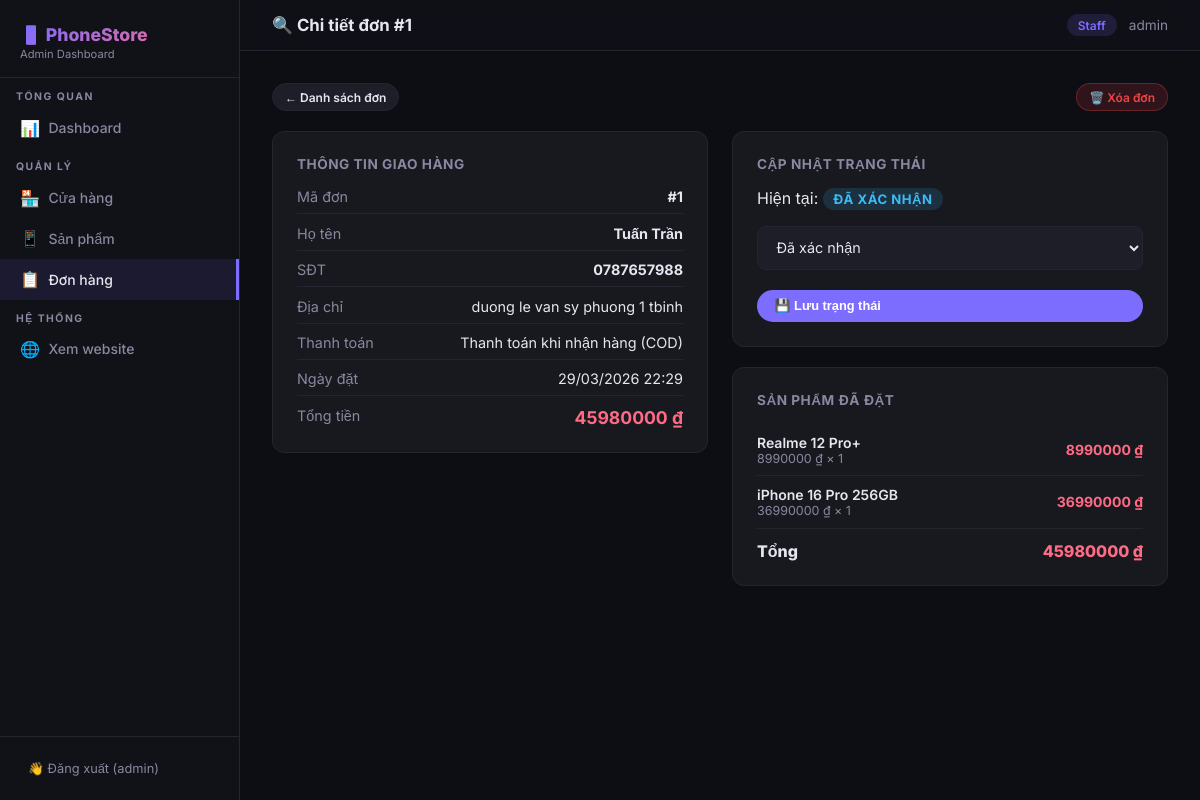
The page /dashboard/orders/1/ (signed in) on the database its author committed.
### stores/models.py (models this page shows, shortened)
class Order(models.Model):
    STATUS_CHOICES = [
        ('pending', 'Chờ xác nhận'),
        ('confirmed', 'Đã xác nhận'),
        ('shipping', 'Đang giao'),
        ('delivered', 'Đã giao'),
        ('cancelled', 'Đã hủy'),
    ]
    PAYMENT_CHOICES = [
        ('cod', 'Thanh toán khi nhận hàng (COD)'),
        ('bank', 'Chuyển khoản ngân hàng'),
        ('momo', 'Ví MoMo'),
    ]
    user = models.ForeignKey(User, on_delete=models.SET_NULL, null=True, blank=True, verbose_name='Người đặt')
    full_name = models.CharField(max_length=100, verbose_name='Họ và tên')
    phone = models.CharField(max_length=20, verbose_name='Số điện thoại')
    address = models.TextField(verbose_name='Địa chỉ giao hàng')
    note = models.TextField(blank=True, default='', verbose_name='Ghi chú')
    payment_method = models.CharField(max_length=20, choices=PAYMENT_CHOICES, default='cod', verbose_name='Phương thức thanh toán')
    status = models.CharField(max_length=20, choices=STATUS_CHOICES, default='pending', verbose_name='Trạng thái')
    total_amount = models.DecimalField(max_digits=15, decimal_places=0, default=0, verbose_name='Tổng tiền')
    created_at = models.DateTimeField(auto_now_add=True)
    updated_at = models.DateTimeField(auto_now=True)
    class Meta:
        verbose_name = 'Đơn hàng'
        verbose_name_plural = 'Đơn hàng'
        ordering = ['-created_at']

class OrderItem(models.Model):
    order = models.ForeignKey(Order, on_delete=models.CASCADE, related_name='items', verbose_name='Đơn hàng')
    product = models.ForeignKey(PhoneProduct, on_delete=models.SET_NULL, null=True, verbose_name='Sản phẩm')
    product_name = models.CharField(max_length=200, verbose_name='Tên sản phẩm')
    price = models.DecimalField(max_digits=15, decimal_places=0, verbose_name='Giá')
    quantity = models.PositiveIntegerField(default=1, verbose_name='Số lượng')
    class Meta:
        verbose_name = 'Sản phẩm trong đơn'
        verbose_name_plural = 'Sản phẩm trong đơn'
    def get_subtotal(self):
        return self.price * self.quantity

### stores/dashboard_views.py (the view, shortened to what this page needs)
# urls.py: path('dashboard/orders/<int:pk>/', dashboard_views.order_detail, name='dashboard_order_detail'),
@dashboard_required
def order_detail(request, pk):
    order = get_object_or_404(Order.objects.prefetch_related('items__product'), pk=pk)
    return render(request, 'stores/dashboard/order_detail.html', {
        'order': order, 'status_choices': Order.STATUS_CHOICES,
    })

### stores/templates/stores/dashboard/order_detail.html (shortened to what this page needs)
{% extends 'stores/dashboard/base_dashboard.html' %}
{% load humanize %}
{% block page_title %}🔍 Chi tiết đơn #{{ order.id }}{% endblock %}
{% block active_orders %}active{% endblock %}
{% block content %}
<div style="margin-bottom:1.25rem;display:flex;align-items:center;justify-content:space-between;flex-wrap:wrap;gap:.75rem">
  <a href="{% url 'dashboard_order_list' %}" class="btn btn-secondary btn-sm">← Danh sách đơn</a>
  <a href="{% url 'dashboard_order_delete' order.pk %}" class="btn btn-danger btn-sm">🗑️ Xóa đơn</a>
</div>
<div style="display:grid;grid-template-columns:1fr 1fr;gap:1.5rem;align-items:start">
  <div class="card">
    <h3 style="font-size:.85rem;font-weight:700;color:var(--muted);text-transform:uppercase;letter-spacing:.5px;margin-bottom:1rem">Thông tin giao hàng</h3>
    <div style="display:flex;flex-direction:column;gap:.65rem;font-size:.9rem">
      <div style="display:flex;justify-content:space-between;border-bottom:1px solid var(--border);padding-bottom:.5rem">
        <span style="color:var(--muted)">Mã đơn</span> <strong>#{{ order.id }}</strong>
      </div>
      <div style="display:flex;justify-content:space-between;border-bottom:1px solid var(--border);padding-bottom:.5rem">
        <span style="color:var(--muted)">Họ tên</span> <strong>{{ order.full_name }}</strong>
      </div>
      <div style="display:flex;justify-content:space-between;border-bottom:1px solid var(--border);padding-bottom:.5rem">
        <span style="color:var(--muted)">SĐT</span> <strong>{{ order.phone }}</strong>
      </div>
      <div style="display:flex;justify-content:space-between;gap:1rem;border-bottom:1px solid var(--border);padding-bottom:.5rem">
        <span style="color:var(--muted);flex-shrink:0">Địa chỉ</span>
        <span style="text-align:right">{{ order.address }}</span>
      </div>
      <div style="display:flex;justify-content:space-between;border-bottom:1px solid var(--border);padding-bottom:.5rem">
        <span style="color:var(--muted)">Thanh toán</span> <span>{{ order.get_payment_method_display }}</span>
      </div>
      <div style="display:flex;justify-content:space-between;border-bottom:1px solid var(--border);padding-bottom:.5rem">
        <span style="color:var(--muted)">Ngày đặt</span> <span>{{ order.created_at|date:"d/m/Y H:i" }}</span>
      </div>
      <div style="display:flex;justify-content:space-between">
        <span style="color:var(--muted)">Tổng tiền</span>
        <strong style="font-size:1.1rem;color:#ff6b85">{{ order.total_amount|intcomma }} ₫</strong>
      </div>
    </div>
  </div>
  <div>
    <div class="card" style="margin-bottom:1.25rem">
      <h3 style="font-size:.85rem;font-weight:700;color:var(--muted);text-transform:uppercase;letter-spacing:.5px;margin-bottom:1rem">Cập nhật trạng thái</h3>
      <div style="margin-bottom:1rem">
        Hiện tại: <span class="badge badge-{{ order.status }}" style="font-size:.82rem">{{ order.get_status_display }}</span>
      </div>
      <form method="post">
        <div class="form-group">
          <select name="status" class="form-control">
            {% for val, label in status_choices %}
            <option value="{{ val }}" {% if order.status == val %}selected{% endif %}>{{ label }}</option>
            {% endfor %}
          </select>
        </div>
        <button type="submit" class="btn btn-primary" style="width:100%">💾 Lưu trạng thái</button>
      </form>
    </div>
    <div class="card">
      <h3 style="font-size:.85rem;font-weight:700;color:var(--muted);text-transform:uppercase;letter-spacing:.5px;margin-bottom:1rem">Sản phẩm đã đặt</h3>
      {% for item in order.items.all %}
      <div style="display:flex;justify-content:space-between;align-items:center;padding:.6rem 0;border-bottom:1px solid var(--border);font-size:.875rem">
        <div>
          <div style="font-weight:600">{{ item.product_name }}</div>
          <div style="color:var(--muted);font-size:.78rem">{{ item.price|intcomma }} ₫ × {{ item.quantity }}</div>
        </div>
        <div style="font-weight:700;color:#ff6b85">{{ item.get_subtotal|intcomma }} ₫</div>
      </div>
      {% endfor %}
      <div style="display:flex;justify-content:space-between;padding-top:.75rem;font-weight:800;font-size:1rem">
        <span>Tổng</span>
        <span style="color:#ff6b85">{{ order.total_amount|intcomma }} ₫</span>
      </div>
    </div>
  </div>
</div>
{% endblock %}

### stores/templates/stores/dashboard/base_dashboard.html (shortened to what this page needs)
<!DOCTYPE html>
<html lang="vi">
<head>
</head>
<body>
<aside class="sidebar">
  <div class="sidebar-brand">
    <div class="logo">📱 PhoneStore</div>
    <small>Admin Dashboard</small>
  </div>
  <span class="nav-section">Tổng quan</span>
  <a href="{% url 'dashboard_home' %}" class="nav-item {% block active_home %}{% endblock %}">
    <span class="icon">📊</span> Dashboard
  </a>
  <span class="nav-section">Quản lý</span>
  <a href="{% url 'dashboard_store_list' %}" class="nav-item {% block active_stores %}{% endblock %}">
    <span class="icon">🏪</span> Cửa hàng
  </a>
  <a href="{% url 'dashboard_product_list' %}" class="nav-item {% block active_products %}{% endblock %}">
    <span class="icon">📱</span> Sản phẩm
  </a>
  <a href="{% url 'dashboard_order_list' %}" class="nav-item {% block active_orders %}{% endblock %}">
    <span class="icon">📋</span> Đơn hàng
  </a>
  <span class="nav-section">Hệ thống</span>
  <a href="{% url 'home' %}" class="nav-item">
    <span class="icon">🌐</span> Xem website
  </a>
  <div class="sidebar-footer">
    <a href="{% url 'logout' %}">👋 Đăng xuất ({{ request.user.username }})</a>
  </div>
</aside>
<div class="main">
  <div class="topbar">
    <span class="topbar-title">{% block page_title %}Dashboard{% endblock %}</span>
    <div class="topbar-right">
      <span class="tag">Staff</span>
      <span style="color:var(--muted)">{{ request.user.username }}</span>
    </div>
  </div>
  <div class="page-content">
    {% block content %}{% endblock %}
  </div>
</div>
</body>
</html>

### stores/templates/stores/dashboard/base_dashboard.html (style rules this page uses)
:root { --bg:#0d0d14;--sidebar:#111118;--surface:#18181f;--surface2:#1e1e28; --border:#252532;--accent:#7c6dff;--accent2:#ff6b85;--accent-glow:rgba(124,109,255,.3); --text:#e6e6f0;--muted:#8888a0;--success:#22c55e;--warn:#f59e0b;--danger:#ef4444;--info:#38bdf8; --r:12px;--sidebar-w:240px; }
*,*::before,*::after { box-sizing:border-box;margin:0;padding:0 }
body { background:var(--bg);color:var(--text);font-family:'Inter',sans-serif;display:flex;min-height:100vh }
a { color:var(--accent);text-decoration:none;transition:color .2s }
.sidebar { width:var(--sidebar-w);background:var(--sidebar);border-right:1px solid var(--border); display:flex;flex-direction:column;position:fixed;top:0;left:0;bottom:0;z-index:50;transition:transform .3s }
.sidebar-brand { padding:1.5rem 1.25rem 1rem;border-bottom:1px solid var(--border) }
.sidebar-brand .logo { font-size:1.1rem;font-weight:800;background:linear-gradient(135deg,var(--accent),var(--accent2)); -webkit-background-clip:text;-webkit-text-fill-color:transparent;background-clip:text }
.sidebar-brand small { display:block;color:var(--muted);font-size:.7rem;margin-top:.15rem }
.nav-section { padding:.75rem 1rem .25rem;font-size:.65rem;font-weight:700;text-transform:uppercase;letter-spacing:1.5px;color:var(--muted) }
.nav-item { display:flex;align-items:center;gap:.65rem;padding:.65rem 1.25rem;font-size:.875rem;font-weight:500; color:var(--muted);transition:all .2s;border-radius:0;cursor:pointer;border:none;background:none;width:100%;text-align:left }
.nav-item:hover,.nav-item.active { color:var(--text);background:rgba(124,109,255,.1);border-right:3px solid var(--accent) }
.nav-item .icon { width:18px;text-align:center;font-size:1rem }
.sidebar-footer { margin-top:auto;padding:1rem;border-top:1px solid var(--border) }
.sidebar-footer a { display:flex;align-items:center;gap:.5rem;font-size:.8rem;color:var(--muted);padding:.5rem .75rem;border-radius:8px }
.main { margin-left:var(--sidebar-w);flex:1;display:flex;flex-direction:column;min-height:100vh }
.topbar { background:rgba(17,17,24,.8);backdrop-filter:blur(16px);border-bottom:1px solid var(--border); padding:.9rem 2rem;display:flex;align-items:center;justify-content:space-between;position:sticky;top:0;z-index:40 }
.topbar-title { font-weight:700;font-size:1.05rem }
.topbar-right { display:flex;align-items:center;gap:.75rem;font-size:.85rem }
.tag { background:rgba(124,109,255,.15);color:var(--accent);padding:.2rem .7rem;border-radius:50px;font-size:.75rem;font-weight:600 }
.page-content { padding:2rem;flex:1 }
.card { background:var(--surface);border:1px solid var(--border);border-radius:var(--r);padding:1.5rem }
.btn { display:inline-flex;align-items:center;gap:.4rem;padding:.55rem 1.1rem;border-radius:50px; font-weight:600;font-size:.8rem;cursor:pointer;border:none;transition:all .2s;text-decoration:none;white-space:nowrap }
.btn-primary { background:var(--accent);color:#fff }
.btn-secondary { background:var(--surface2);color:var(--text);border:1px solid var(--border) }
.btn-danger { background:rgba(239,68,68,.15);color:var(--danger);border:1px solid rgba(239,68,68,.3) }
.btn-sm { padding:.35rem .75rem;font-size:.75rem }
.form-group { margin-bottom:1.25rem }
.form-control { width:100%;padding:.7rem .9rem;background:var(--surface2);border:1px solid var(--border); border-radius:9px;color:var(--text);font-size:.9rem;outline:none;transition:border-color .2s,box-shadow .2s;font-family:inherit }
.form-control::placeholder { color:var(--muted) }
select.form-control option { background:var(--surface) }
.badge { display:inline-block;padding:.18rem .65rem;border-radius:50px;font-size:.7rem;font-weight:700;text-transform:uppercase;letter-spacing:.5px }
.badge-confirmed { background:rgba(56,189,248,.15);color:var(--info) }

### rows shown on the page
Order: id "1", full_name "Tuấn Trần", phone "0787657988", address "duong le van sy phuong 1 tbinh", payment_method "Thanh toán khi nhận hàng (COD)", created_at "29/03/2026 22:29", total_amount "45980000", status "ĐÃ XÁC NHẬN", status "Đã xác nhận"
OrderItem: product_name "Realme 12 Pro+", price "8990000", quantity "1", get_subtotal "8990000"
OrderItem: product_name "iPhone 16 Pro 256GB", price "36990000", quantity "1", get_subtotal "36990000"

### other values the page prints
{{ request.user.username }} "admin"
